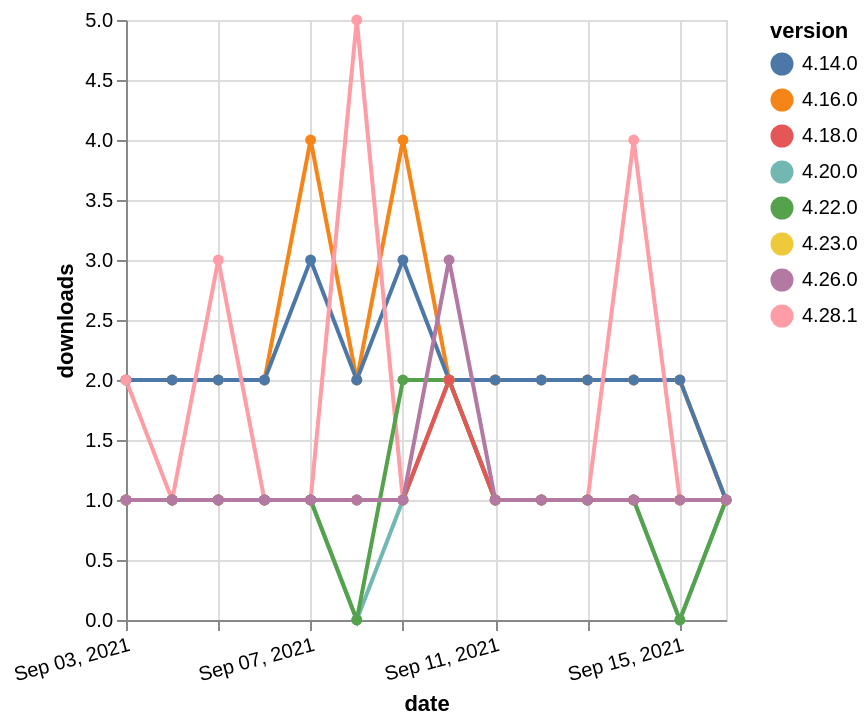

Write the Vega-Lite specification saved for this chart.
### Vega-Lite specification from a JSON file in a GitHub repository (floating-point values rounded to 4 significant figures)
{"$schema": "https://vega.github.io/schema/vega-lite/v5.json", "description": "A simple bar chart with embedded data.", "data": {"values": [{"date": "2021-09-03", "total": 2512, "delta": 2, "version": "4.16.0"}, {"date": "2021-09-04", "total": 2514, "delta": 2, "version": "4.16.0"}, {"date": "2021-09-05", "total": 2516, "delta": 2, "version": "4.16.0"}, {"date": "2021-09-06", "total": 2518, "delta": 2, "version": "4.16.0"}, {"date": "2021-09-07", "total": 2522, "delta": 4, "version": "4.16.0"}, {"date": "2021-09-08", "total": 2524, "delta": 2, "version": "4.16.0"}, {"date": "2021-09-09", "total": 2528, "delta": 4, "version": "4.16.0"}, {"date": "2021-09-10", "total": 2530, "delta": 2, "version": "4.16.0"}, {"date": "2021-09-11", "total": 2532, "delta": 2, "version": "4.16.0"}, {"date": "2021-09-12", "total": 2534, "delta": 2, "version": "4.16.0"}, {"date": "2021-09-13", "total": 2536, "delta": 2, "version": "4.16.0"}, {"date": "2021-09-14", "total": 2538, "delta": 2, "version": "4.16.0"}, {"date": "2021-09-15", "total": 2540, "delta": 2, "version": "4.16.0"}, {"date": "2021-09-16", "total": 2541, "delta": 1, "version": "4.16.0"}, {"date": "2021-09-03", "total": 2362, "delta": 2, "version": "4.14.0"}, {"date": "2021-09-04", "total": 2364, "delta": 2, "version": "4.14.0"}, {"date": "2021-09-05", "total": 2366, "delta": 2, "version": "4.14.0"}, {"date": "2021-09-06", "total": 2368, "delta": 2, "version": "4.14.0"}, {"date": "2021-09-07", "total": 2371, "delta": 3, "version": "4.14.0"}, {"date": "2021-09-08", "total": 2373, "delta": 2, "version": "4.14.0"}, {"date": "2021-09-09", "total": 2376, "delta": 3, "version": "4.14.0"}, {"date": "2021-09-10", "total": 2378, "delta": 2, "version": "4.14.0"}, {"date": "2021-09-11", "total": 2380, "delta": 2, "version": "4.14.0"}, {"date": "2021-09-12", "total": 2382, "delta": 2, "version": "4.14.0"}, {"date": "2021-09-13", "total": 2384, "delta": 2, "version": "4.14.0"}, {"date": "2021-09-14", "total": 2386, "delta": 2, "version": "4.14.0"}, {"date": "2021-09-15", "total": 2388, "delta": 2, "version": "4.14.0"}, {"date": "2021-09-16", "total": 2389, "delta": 1, "version": "4.14.0"}, {"date": "2021-09-03", "total": 127, "delta": 2, "version": "4.28.1"}, {"date": "2021-09-04", "total": 128, "delta": 1, "version": "4.28.1"}, {"date": "2021-09-05", "total": 131, "delta": 3, "version": "4.28.1"}, {"date": "2021-09-06", "total": 132, "delta": 1, "version": "4.28.1"}, {"date": "2021-09-07", "total": 133, "delta": 1, "version": "4.28.1"}, {"date": "2021-09-08", "total": 138, "delta": 5, "version": "4.28.1"}, {"date": "2021-09-09", "total": 139, "delta": 1, "version": "4.28.1"}, {"date": "2021-09-10", "total": 141, "delta": 2, "version": "4.28.1"}, {"date": "2021-09-11", "total": 142, "delta": 1, "version": "4.28.1"}, {"date": "2021-09-12", "total": 143, "delta": 1, "version": "4.28.1"}, {"date": "2021-09-13", "total": 144, "delta": 1, "version": "4.28.1"}, {"date": "2021-09-14", "total": 148, "delta": 4, "version": "4.28.1"}, {"date": "2021-09-15", "total": 149, "delta": 1, "version": "4.28.1"}, {"date": "2021-09-16", "total": 150, "delta": 1, "version": "4.28.1"}, {"date": "2021-09-03", "total": 176, "delta": 1, "version": "4.23.0"}, {"date": "2021-09-04", "total": 177, "delta": 1, "version": "4.23.0"}, {"date": "2021-09-05", "total": 178, "delta": 1, "version": "4.23.0"}, {"date": "2021-09-06", "total": 179, "delta": 1, "version": "4.23.0"}, {"date": "2021-09-07", "total": 180, "delta": 1, "version": "4.23.0"}, {"date": "2021-09-08", "total": 181, "delta": 1, "version": "4.23.0"}, {"date": "2021-09-09", "total": 182, "delta": 1, "version": "4.23.0"}, {"date": "2021-09-10", "total": 184, "delta": 2, "version": "4.23.0"}, {"date": "2021-09-11", "total": 185, "delta": 1, "version": "4.23.0"}, {"date": "2021-09-12", "total": 186, "delta": 1, "version": "4.23.0"}, {"date": "2021-09-13", "total": 187, "delta": 1, "version": "4.23.0"}, {"date": "2021-09-14", "total": 188, "delta": 1, "version": "4.23.0"}, {"date": "2021-09-15", "total": 189, "delta": 1, "version": "4.23.0"}, {"date": "2021-09-16", "total": 190, "delta": 1, "version": "4.23.0"}, {"date": "2021-09-03", "total": 216, "delta": 1, "version": "4.20.0"}, {"date": "2021-09-04", "total": 217, "delta": 1, "version": "4.20.0"}, {"date": "2021-09-05", "total": 218, "delta": 1, "version": "4.20.0"}, {"date": "2021-09-06", "total": 219, "delta": 1, "version": "4.20.0"}, {"date": "2021-09-07", "total": 220, "delta": 1, "version": "4.20.0"}, {"date": "2021-09-08", "total": 220, "delta": 0, "version": "4.20.0"}, {"date": "2021-09-09", "total": 221, "delta": 1, "version": "4.20.0"}, {"date": "2021-09-10", "total": 223, "delta": 2, "version": "4.20.0"}, {"date": "2021-09-11", "total": 224, "delta": 1, "version": "4.20.0"}, {"date": "2021-09-12", "total": 225, "delta": 1, "version": "4.20.0"}, {"date": "2021-09-13", "total": 226, "delta": 1, "version": "4.20.0"}, {"date": "2021-09-14", "total": 227, "delta": 1, "version": "4.20.0"}, {"date": "2021-09-15", "total": 227, "delta": 0, "version": "4.20.0"}, {"date": "2021-09-16", "total": 228, "delta": 1, "version": "4.20.0"}, {"date": "2021-09-03", "total": 223, "delta": 1, "version": "4.22.0"}, {"date": "2021-09-04", "total": 224, "delta": 1, "version": "4.22.0"}, {"date": "2021-09-05", "total": 225, "delta": 1, "version": "4.22.0"}, {"date": "2021-09-06", "total": 226, "delta": 1, "version": "4.22.0"}, {"date": "2021-09-07", "total": 227, "delta": 1, "version": "4.22.0"}, {"date": "2021-09-08", "total": 227, "delta": 0, "version": "4.22.0"}, {"date": "2021-09-09", "total": 229, "delta": 2, "version": "4.22.0"}, {"date": "2021-09-10", "total": 231, "delta": 2, "version": "4.22.0"}, {"date": "2021-09-11", "total": 232, "delta": 1, "version": "4.22.0"}, {"date": "2021-09-12", "total": 233, "delta": 1, "version": "4.22.0"}, {"date": "2021-09-13", "total": 234, "delta": 1, "version": "4.22.0"}, {"date": "2021-09-14", "total": 235, "delta": 1, "version": "4.22.0"}, {"date": "2021-09-15", "total": 235, "delta": 0, "version": "4.22.0"}, {"date": "2021-09-16", "total": 236, "delta": 1, "version": "4.22.0"}, {"date": "2021-09-03", "total": 269, "delta": 1, "version": "4.18.0"}, {"date": "2021-09-04", "total": 270, "delta": 1, "version": "4.18.0"}, {"date": "2021-09-05", "total": 271, "delta": 1, "version": "4.18.0"}, {"date": "2021-09-06", "total": 272, "delta": 1, "version": "4.18.0"}, {"date": "2021-09-07", "total": 273, "delta": 1, "version": "4.18.0"}, {"date": "2021-09-08", "total": 274, "delta": 1, "version": "4.18.0"}, {"date": "2021-09-09", "total": 275, "delta": 1, "version": "4.18.0"}, {"date": "2021-09-10", "total": 277, "delta": 2, "version": "4.18.0"}, {"date": "2021-09-11", "total": 278, "delta": 1, "version": "4.18.0"}, {"date": "2021-09-12", "total": 279, "delta": 1, "version": "4.18.0"}, {"date": "2021-09-13", "total": 280, "delta": 1, "version": "4.18.0"}, {"date": "2021-09-14", "total": 281, "delta": 1, "version": "4.18.0"}, {"date": "2021-09-15", "total": 282, "delta": 1, "version": "4.18.0"}, {"date": "2021-09-16", "total": 283, "delta": 1, "version": "4.18.0"}, {"date": "2021-09-03", "total": 225, "delta": 1, "version": "4.26.0"}, {"date": "2021-09-04", "total": 226, "delta": 1, "version": "4.26.0"}, {"date": "2021-09-05", "total": 227, "delta": 1, "version": "4.26.0"}, {"date": "2021-09-06", "total": 228, "delta": 1, "version": "4.26.0"}, {"date": "2021-09-07", "total": 229, "delta": 1, "version": "4.26.0"}, {"date": "2021-09-08", "total": 230, "delta": 1, "version": "4.26.0"}, {"date": "2021-09-09", "total": 231, "delta": 1, "version": "4.26.0"}, {"date": "2021-09-10", "total": 234, "delta": 3, "version": "4.26.0"}, {"date": "2021-09-11", "total": 235, "delta": 1, "version": "4.26.0"}, {"date": "2021-09-12", "total": 236, "delta": 1, "version": "4.26.0"}, {"date": "2021-09-13", "total": 237, "delta": 1, "version": "4.26.0"}, {"date": "2021-09-14", "total": 238, "delta": 1, "version": "4.26.0"}, {"date": "2021-09-15", "total": 239, "delta": 1, "version": "4.26.0"}, {"date": "2021-09-16", "total": 240, "delta": 1, "version": "4.26.0"}]}, "width": "container", "mark": {"type": "line", "point": {"filled": true}}, "encoding": {"x": {"field": "date", "type": "temporal", "timeUnit": "yearmonthdate", "title": "date", "axis": {"labelAngle": -15}}, "y": {"field": "delta", "type": "quantitative", "title": "downloads"}, "color": {"field": "version", "type": "nominal"}, "tooltip": {"field": "delta"}}}
